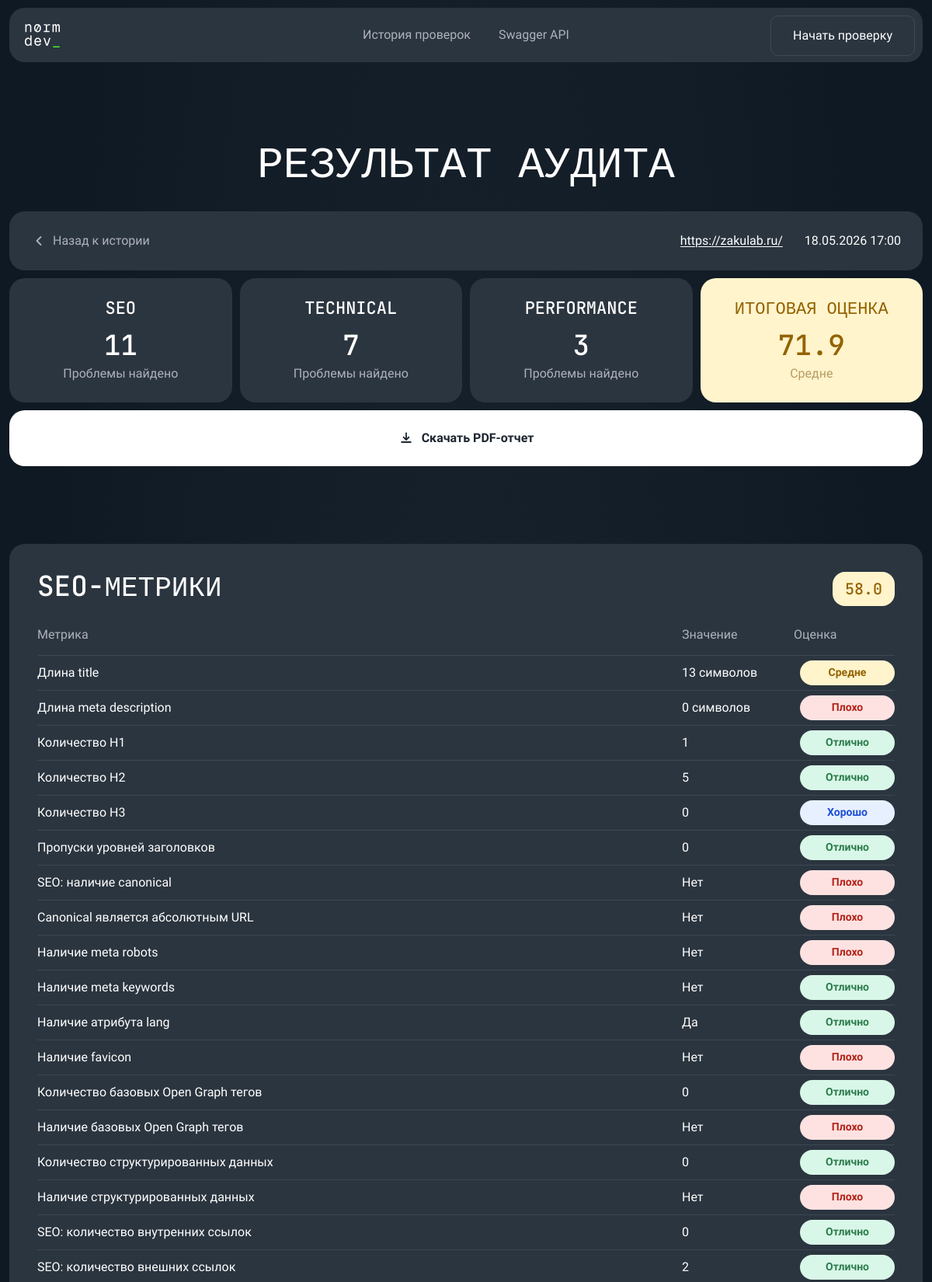
/web/audits/2 (upper part), run on the app's committed database.
### app/models/audit.py (models this page shows)
class Audit(Base):
    __tablename__ = "audits"
    id: Mapped[int] = mapped_column(Integer, primary_key=True, index=True)
    url: Mapped[str] = mapped_column(String(2048), nullable=False, index=True)
    status: Mapped[str] = mapped_column(String(50), nullable=False, default="pending")
    total_score: Mapped[float | None] = mapped_column(Float, nullable=True)
    created_at: Mapped[datetime] = mapped_column(DateTime, default=datetime.utcnow, nullable=False)
    finished_at: Mapped[datetime | None] = mapped_column(DateTime, nullable=True)
    issues = relationship(
        "AuditIssue",
        back_populates="audit",
        cascade="all, delete-orphan"
    )
    metrics = relationship(
        "AuditMetric",
        back_populates="audit",
        cascade="all, delete-orphan"
    )
    reports = relationship(
        "AuditReport",
        back_populates="audit",
        cascade="all, delete-orphan"
    )

### app/models/metric.py (models this page shows)
class AuditMetric(Base):
    __tablename__ = "audit_metrics"
    id: Mapped[int] = mapped_column(Integer, primary_key=True, index=True)
    audit_id: Mapped[int] = mapped_column(ForeignKey("audits.id"), nullable=False, index=True)
    metric_name: Mapped[str] = mapped_column(String(100), nullable=False)
    metric_value: Mapped[float] = mapped_column(Float, nullable=False)
    unit: Mapped[str | None] = mapped_column(String(50), nullable=True)
    audit = relationship("Audit", back_populates="metrics")

### app/api/web.py (the view)
@router.get("/web/audits/{audit_id}", response_class=HTMLResponse)
def web_audit_detail(
    audit_id: int,
    request: Request,
    db: Session = Depends(get_db)
):
    repository = AuditRepository(db)
    audit = repository.get_audit_by_id(audit_id)
    if audit is None:
        raise HTTPException(
            status_code=status.HTTP_404_NOT_FOUND,
            detail="Аудит не найден"
        )
    grouped_issues = group_issues_by_category(audit.issues)
    grouped_metrics = group_metrics_by_category(audit.metrics)
    category_scores = {
        "seo": calculate_category_score(grouped_issues.get("seo", [])),
        "technical": calculate_category_score(grouped_issues.get("technical", [])),
        "performance": calculate_category_score(grouped_issues.get("performance", [])),
    }
    return templates.TemplateResponse(
        request=request,
        name="audit_detail.html",
        context={
            "title": f"Аудит #{audit_id}",
            "audit": audit,
            "grouped_issues": grouped_issues,
            "grouped_metrics": grouped_metrics,
            "category_scores": category_scores,
            "seo_issues_count": len(grouped_issues.get("seo", [])),
            "technical_issues_count": len(grouped_issues.get("technical", [])),
            "performance_issues_count": len(grouped_issues.get("performance", [])),
            "get_category_label": get_category_label,
            "get_metric_display_name": get_metric_display_name,
            "get_metric_severity": get_metric_severity,
            "get_issue_severity_label": get_issue_severity_label,
            "format_metric_value": format_metric_value,
            "get_score_label": get_score_label,
            "get_score_class": get_score_class,
            "format_datetime": format_datetime,
        }
    )

### app/templates/audit_detail.html (shortened to what this page needs)
{% extends "base.html" %}
{% block body_class %}audit-page{% endblock %}
{% block header %}
<header class="audit-header home-header">
    <div class="home-header__inner">
        <a href="/web" class="home-logo" aria-label="Normdev">
        </a>
        <nav class="home-nav" aria-label="Основное меню">
            <a href="/web/history">История проверок</a>
            <a href="/docs">Swagger API</a>
        </nav>
        <a href="/web" class="home-header__cta">Начать проверку</a>
    </div>
</header>
{% endblock %}
{% block main_wrapper_class %}{% endblock %}
{% block main_class %}audit-main{% endblock %}
{% block content %}
{% if audit %}
    <section class="audit-shell">
        <h1 class="audit-title">Результат аудита</h1>
        <section class="audit-top-stack">
            <section class="audit-toolbar">
                <a href="/web/history" class="audit-toolbar__back">
                    <svg width="20" height="20" viewBox="0 0 20 20" fill="none" xmlns="http://www.w3.org/2000/svg" aria-hidden="true">
                        <path d="M12.5 5L7.5 10L12.5 15" stroke="#AEB2BC" stroke-width="1.8" stroke-linecap="round" stroke-linejoin="round"/>
                    </svg>
                    <span>Назад к истории</span>
                </a>
                <div class="audit-toolbar__meta">
                    <a
                        href="{{ audit.url }}"
                        class="audit-toolbar__meta-item audit-toolbar__meta-item--url"
                        target="_blank"
                        rel="noopener noreferrer"
                    >
                        {{ audit.url }}
                    </a>
                    <span class="audit-toolbar__meta-item">{{ format_datetime(audit.created_at) }}</span>
                </div>
            </section>
            <section class="audit-summary-grid">
                <article class="audit-summary-card">
                    <h2>SEO</h2>
                    <div class="audit-summary-card__value">{{ seo_issues_count }}</div>
                    <p>Проблемы найдено</p>
                </article>
                <article class="audit-summary-card">
                    <h2>Technical</h2>
                    <div class="audit-summary-card__value">{{ technical_issues_count }}</div>
                    <p>Проблемы найдено</p>
                </article>
                <article class="audit-summary-card">
                    <h2>Performance</h2>
                    <div class="audit-summary-card__value">{{ performance_issues_count }}</div>
                    <p>Проблемы найдено</p>
                </article>
                {% set total_score_class = get_score_class(audit.total_score, audit.status) %}
                {% set total_score_label = get_score_label(audit.total_score, audit.status) %}
                {% set total_score_value = "-" if audit.status == "failed" or audit.total_score is none else audit.total_score %}
                <article class="audit-summary-card audit-summary-card--total {{ total_score_class }}">
                    <h2>Итоговая оценка</h2>
                    <div class="audit-summary-card__value">{{ total_score_value }}</div>
                    <p>{{ total_score_label }}</p>
                </article>
            </section>
            {% if audit.status == "completed" %}
                <a href="/audits/{{ audit.id }}/report" class="audit-download-button">
                    <span>Скачать PDF-отчет</span>
                </a>
            {% endif %}
        </section>
        <section class="audit-metrics-stack">
            {% for category in ["seo", "technical", "performance"] %}
                <section class="audit-metric-panel">
                    {% set category_score = category_scores[category] %}
                    {% set category_score_class = get_score_class(category_score) %}
                    <div class="audit-metric-panel__head">
                        <h2 class="audit-metric-panel__title">{{ get_category_label(category) }}-метрики</h2>
                        <div class="audit-category-score {{ category_score_class }}">
                            {{ category_score }}
                        </div>
                    </div>
                    {% if grouped_metrics[category] %}
                        <div class="audit-metric-table">
                            <div class="audit-metric-table__head">
                                <span>Метрика</span>
                                <span>Значение</span>
                                <span>Оценка</span>
                            </div>
                            <div class="audit-metric-table__body">
                                {% for metric in grouped_metrics[category] %}
                                    {% set metric_severity = get_metric_severity(metric.metric_name, metric.metric_value) %}
                                    <div class="audit-metric-row">
                                        <span class="audit-metric-row__name">{{ get_metric_display_name(metric.metric_name) }}</span>
                                        <span class="audit-metric-row__value">{{ format_metric_value(metric.metric_name, metric.metric_value, metric.unit) }}</span>
                                        <span class="audit-grade-pill audit-grade-pill--{{ metric_severity if metric_severity else 'excellent' }}">
                                            {% if metric_severity == "high" %}
                                                Плохо
                                            {% elif metric_severity == "medium" %}
                                                Средне
                                            {% elif metric_severity == "low" %}
                                                Хорошо
                                            {% else %}
                                                Отлично
                                            {% endif %}
                                        </span>
                                    </div>
                                {% endfor %}
                            </div>
                        </div>
                    {% else %}
                        <p class="audit-empty-state">Метрики в этой категории отсутствуют.</p>
                    {% endif %}
                </section>
            {% endfor %}
        </section>
    </section>
{% endif %}
{% endblock %}

### data on the page
Audit: url "https://zakulab.ru/", created_at "18.05.2026 17:00", total_score "71.9"
AuditMetric: metric_name "Длина title", metric_name+metric_value+unit "13 символов", shows "Средне"
AuditMetric: metric_name "Длина meta description", metric_name+metric_value+unit "0 символов", shows "Плохо"
AuditMetric: metric_name "Количество H1", metric_name+metric_value+unit "1", shows "Отлично"
AuditMetric: metric_name "Количество H2", metric_name+metric_value+unit "5", shows "Отлично"
AuditMetric: metric_name "Количество H3", metric_name+metric_value+unit "0", shows "Хорошо"
AuditMetric: metric_name "Пропуски уровней заголовков", metric_name+metric_value+unit "0", shows "Отлично"
AuditMetric: metric_name "SEO: наличие canonical", metric_name+metric_value+unit "Нет", shows "Плохо"
AuditMetric: metric_name "Canonical является абсолютным URL", metric_name+metric_value+unit "Нет", shows "Плохо"
AuditMetric: metric_name "Наличие meta robots", metric_name+metric_value+unit "Нет", shows "Плохо"
AuditMetric: metric_name "Наличие meta keywords", metric_name+metric_value+unit "Нет", shows "Отлично"
AuditMetric: metric_name "Наличие атрибута lang", metric_name+metric_value+unit "Да", shows "Отлично"
AuditMetric: metric_name "Наличие favicon", metric_name+metric_value+unit "Нет", shows "Плохо"
AuditMetric: metric_name "Количество базовых Open Graph тегов", metric_name+metric_value+unit "0", shows "Отлично"
AuditMetric: metric_name "Наличие базовых Open Graph тегов", metric_name+metric_value+unit "Нет", shows "Плохо"
AuditMetric: metric_name "Количество структурированных данных", metric_name+metric_value+unit "0", shows "Отлично"
AuditMetric: metric_name "Наличие структурированных данных", metric_name+metric_value+unit "Нет", shows "Плохо"
AuditMetric: metric_name "SEO: количество внутренних ссылок", metric_name+metric_value+unit "0", shows "Отлично"
AuditMetric: metric_name "SEO: количество внешних ссылок", metric_name+metric_value+unit "2", shows "Отлично"

### other printed values
{{ seo_issues_count }} "11"
{{ technical_issues_count }} "7"
{{ performance_issues_count }} "3"
{{ total_score_label }} "Средне"
{{ get_category_label(category) }} "SEO"
{{ category_score }} "58.0"
